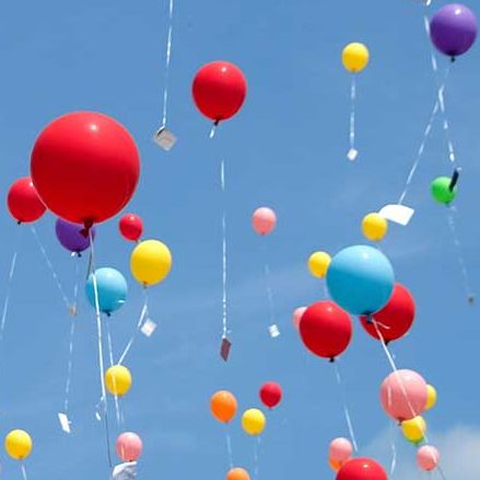
%> input picture Lab1/part2/balloons19.png, 480 x 480 px
$ octave part2.m   (GNU Octave 9; MATLAB toolbox functions it lacks are replaced by stand-ins)
%> lines starting %> are read from the running program, lines starting %| are printed output that depends on the picture
### Lab1/part2/BoxFiltersDetector.m
function [points] = BoxFiltersDetector (I, sigma, theta)
% BoxFiltersDetector - Interest Point Detector using Box Filters
%
% Usage:
%         points = BoxFiltersDetector (I, sigma, theta)
%
% Description:
% Returns a N*3 matrix that corresponds to the
% points detected. The first two collumns are the
% coordinates and the third is the scale of the
% detection.
%
% In:
%   I: input image
%   sigma: differential scale
%   theta: a threshold
%
% Out:
%   points: a N*3 matrix containing the detected points.
%

% Define useful lengths for box filters
n = 2 * ceil(3*sigma) + 1;
Dxx_height = 4 * floor(n/6) + 1;
Dxx_width = 2 * floor(n/6) + 1;
Dyy_height = 2 * floor(n/6) + 1;
Dyy_width = 4 * floor(n/6) + 1;
Dxy_height = 2 * floor(n/6) + 1;
Dxy_width = 2 * floor(n/6) + 1;

% Compute integral image.
I_integral = cumsum(cumsum(I, 1),2);

% -------------------------- %
%      Computation of Lxx    %
% -------------------------- %
% Compute useful distances (half of height and width).
Dxx_x = (Dxx_width + 1)/2 - 1;
Dxx_y = (Dxx_height + 1)/2 - 1;
% Compute convolution with unit filter.
Lxx = BoxFilterHelper(I_integral, Dxx_height, Dxx_width);
% Necessary padding to avoid conflicts.
Lxx = padarray(Lxx, [0, Dxx_width]);
% Compute final output as the linear combination.
Lxx = circshift(Lxx , [0, -Dxx_width]) +  circshift(Lxx , [0, Dxx_width]) -2 *  Lxx;
% Remove padding
Lxx = Lxx(Dxx_y+1 : end-Dxx_y, Dxx_width+Dxx_x+1 : end-Dxx_width-Dxx_x);

% -------------------------- %
%      Computation of Lyy    %
% -------------------------- %
% Compute useful distances (half of height and width).
Dyy_x = (Dyy_width + 1)/2 - 1;
Dyy_y = (Dyy_height + 1)/2 - 1;
% Compute convolution with unit filter.
Lyy = BoxFilterHelper(I_integral, Dyy_height, Dyy_width);
% Necessary padding to avoid conflicts.
Lyy = padarray(Lyy, [Dyy_height, 0]);
% Compute final output as the linear combination.
Lyy = circshift(Lyy , [-Dyy_height, 0]) +  circshift(Lyy , [Dyy_height, 0]) -2 *  Lyy;
% Remove padding
Lyy = Lyy(Dyy_height+Dyy_y+1 : end-Dyy_height-Dyy_y, Dyy_x+1 : end-Dyy_x);

% -------------------------- %
%      Computation of Lxy    %
% -------------------------- %
% Compute useful distances (half of height and width).
Dxy_x = (Dxy_width + 1)/2 - 1;
Dxy_y = (Dxy_height + 1)/2 - 1;
% Compute convolution with unit filter.
Lxy = BoxFilterHelper(I_integral, Dxy_height, Dxy_width);
% Necessary padding to avoid conflicts.
Lxy = padarray(Lxy, [Dxy_y+1, Dxy_x+1]);
% Compute final output as the linear combination.
Lxy = circshift(Lxy , [-Dxy_y-1, -Dxy_x-1]) +  circshift(Lxy , [Dxy_y+1, Dxy_x+1]) - circshift(Lxy, [-Dxy_y - 1, Dxy_x+1]) - circshift(Lxy, [Dxy_y+1, -Dxy_x-1]);
% Remove padding
Lxy = Lxy(2*Dxy_y+2 : end-2*Dxy_y-1, 2*Dxy_x+2 : end-2*Dxy_x-1);

% Compute cornerness criterion.
R = Lxx .* Lyy - (0.9*Lxy).^2;

% Keep appropriate pixels based on cornerness criterion.
max_R = max(max(R));
B_sq = strel('disk',n);
Cond1 = (R == imdilate(R,B_sq));
Cond2 = (R > theta * max_R);
[i, j] = find(Cond1 & Cond2);

% Return the coordinates of the detected points along
% with the scale.
points = horzcat([j, i], sigma*ones(size(i)));

### Lab1/part2/BoxFilterHelper.m
function [out] = BoxFilterHelper (I, height, width)
% BoxFilterHelper - Blobs Detector
%
% Usage:
%         out = BoxFilterHelper (I, sigma, height, width)
%
% Description:
% Returns the convolution of the image I
% with a unit filter width*height.s
%
% In:
%   I : integral input image
%   height: height of the filter
%   width : width of the filter
%
% Out:
%   out : The result of the convolution between the image and the unit
%   filter
%

% Compute the center of the filter
x = (width + 1)/2 - 1;
y = (height + 1)/2 - 1;

% Pad array in order to avoid conflicts.
I_padded = padarray(I, [x+1, y+1], 'replicate', 'post');
I_padded = padarray(I_padded, [x+1, y+1], 'pre');

% Compute necessary points of the integral image.
C = circshift(I_padded, [-x -y]);
A = circshift(I_padded, [x+1 y+1]);
B = circshift(I_padded, [x+1 -y]);
D = circshift(I_padded, [-x y+1]);
out = A + C - B - D;
% Remove padding
out = out(x+2:end-x-1, y+2:end-y-1);

### Lab1/part2/MultiscaleBoxFiltersDetector.m
function [points] = MultiscaleBoxFiltersDetector (I, sigma, s, N, theta)
% MultiscaleBoxFiltersDetector - Multiscale Interest Point Detector using Box Filters
%
% Usage:
%         points = MultiscaleBoxFiltersDetector (I, sigma, s, N, theta)
%
% Description:
% Returns a N*3 matrix that corresponds to the
% points detected. The first two collumns are the
% coordinates and the third is the scale of the
% detection.
%
% In:
%   I: input image
%   sigma: differential scale
%   theta: a threshold
%   s : scaling factor
%   N : number of scales
%
% Out:
%   points: a N*3 matrix containing the detected points.
%

% A cell containing the blobs detected in every scale.
all_points = cell(1,N);
% Contains the LoG in each scale.
logs = zeros(size(I, 1), size(I, 2), N);
for i = 1:N
    % Compute current integral and differential scale.
    si = s.^(i-1) * sigma;
    % Get detected points in current scales.
    all_points{i} = BoxFiltersDetector(I, si, theta);
    % Compute Laplacian of Gaussian.
    filt_size =  ceil(3 * si) * 2 + 1;
    log =  fspecial('log', filt_size, si);
    % Keep it in logs array.
    logs(:,:,i) = (si^2) * abs(imfilter(I,log, 'symmetric'));
end

% For each point check if it is a local maximum.
points = [];
for i=1:N
    interestPts = all_points{i};
    for p=1:size(interestPts,1)
        point = logs(interestPts(p, 2), interestPts(p, 1), i);
        if (i < N && i > 1)
            if (point >= logs(interestPts(p, 2), interestPts(p, 1), i+1) && point >= logs(interestPts(p, 2), interestPts(p, 1), i-1))
                points = [points; interestPts(p, 1), interestPts(p, 2), interestPts(p, 3)];
                continue;
            end
        end
        if ( i == N && point >= logs(interestPts(p, 2), interestPts(p, 1), i-1))
            points = [points; interestPts(p, 1), interestPts(p, 2), interestPts(p, 3)];
            continue;
        end

        if ( i == 1 && point >= logs(interestPts(p, 2), interestPts(p, 1), i+1))
            points = [points; interestPts(p, 1), interestPts(p, 2), interestPts(p, 3)];
            continue;
        end
    end
end

### Lab1/part2/part2.m
% Removing past variables and commands.
clear, clc, close all

% -------------------------------- %
% Part 2: Interest Point Detection %
% -------------------------------- %

% Read input images.
I_balloons = imread('photos/balloons19.png');
%> I_balloons is the input picture: size 480x480x3 uint8; mean R, G, B 119, 144, 184.1
I_flowers = imread('photos/sunflowers19.png');
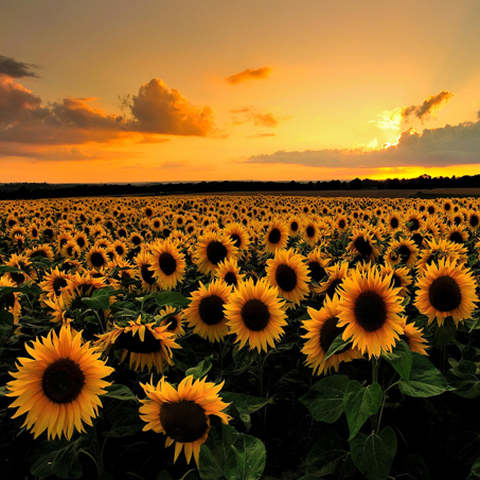
%> input picture Lab1/part2/sunflowers19.png, 480 x 480 px
%> I_flowers is the input picture: size 480x480x3 uint8; mean R, G, B 124.9, 86.4, 34.7

% Convert input images to double precision grayscale.
I_balloons = im2double(rgb2gray(I_balloons));
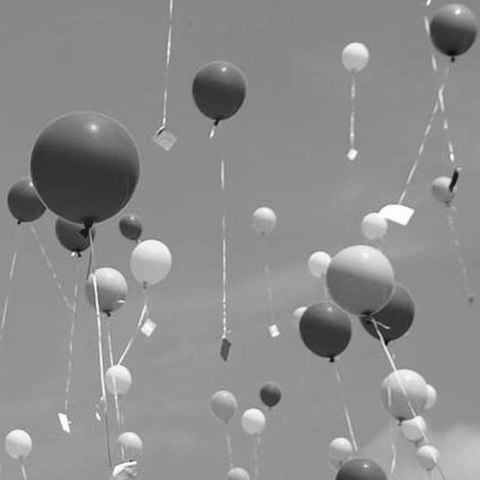
%> I_balloons: size 480x480 double; min 0.0196, max 1, mean 0.553
I_flowers = im2double(rgb2gray(I_flowers));
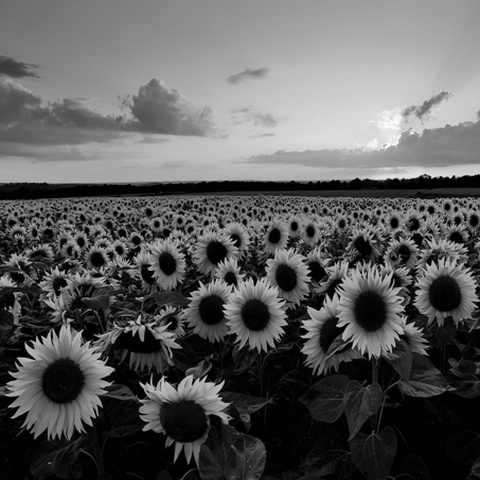
%> I_flowers: size 480x480 double; min 0, max 1, mean 0.361

% Set initial parameters.
sigma = 2;
r = 2.5;
k = 0.05;
theta = 0.005;
s = 1.5;
N = 4;

% ---------------------------------------------------------- %
%       2.1: Edge Detection using HarrisStephens method      %
% ---------------------------------------------------------- %
%{
f = figure;
points_balloons = HarrisStephens(I_balloons, sigma, r, k, theta);
% Visualize detected edges in 'balloons19.png'.
interest_points_visualization(I_balloons, double(points_balloons));
% Save figure in png format.
saveas(f,'photos/balloons_2_1.png')

f = figure;
points_flowers = HarrisStephens(I_flowers, sigma, r, k, theta);
% Visualize detected edges in 'sunflowers19.png'.
interest_points_visualization(I_flowers, double(points_flowers));
% Save figure in png format.
saveas(f,'photos/flowers_2_1.png')

% ------------------------------------ %
%    2.2: Multiscale Edge Detection    %
% ------------------------------------ %

f = figure;
points_balloons = HarrisLaplacian(I_balloons, sigma, r, s, N, k, theta);
% Visualize detected edges in 'balloons19.png'.
interest_points_visualization(I_balloons, double(points_balloons));
% Save figure in png format.
saveas(f,'photos/balloons_2_2.png')

f = figure;
points_flowers = HarrisLaplacian(I_flowers, sigma, r, s, N, k, theta);
% Visualize detected edges in 'sunflowers19.png'.
interest_points_visualization(I_flowers, double(points_flowers));
% Save figure in png format.
saveas(f,'photos/flowers_2_2.png')


% ------------------------------------ %
%       2.3: Blobs Detection           %
% ------------------------------------ %

f = figure;
points_balloons = BlobsDetector(I_balloons, sigma, theta);
% Visualize detected edges in 'balloons19.png'.
interest_points_visualization(I_balloons, double(points_balloons));
saveas(f,'photos/balloons_2_3.png')

f = figure;
points_flowers = BlobsDetector(I_flowers, sigma, theta);
% Visualize detected edges in 'sunflowers19.png'.
interest_points_visualization(I_flowers, double(points_flowers));
saveas(f,'photos/flowers_2_3.png')

% ------------------------------------ %
%   2.4: Multiscale Blobs Detection    %
% ------------------------------------ %

f = figure;
points_balloons = HessianLaplacian(I_balloons, sigma, s, N, theta);
% Visualize detected edges in 'balloons19.png'.
interest_points_visualization(I_balloons, double(points_balloons));
saveas(f,'photos/flowers_2_4.png')

f = figure;
points_flowers = HessianLaplacian(I_balloons, sigma, s, N, theta);
% Visualize detected edges in 'sunflowers19.png'.
interest_points_visualization(I_flowers, double(points_flowers));
saveas(f,'photos/balloons_2_4.png')


% --------------------------------------------------------- %
%   2.5: Speedup by using Box Filters and Integral Images   %
% --------------------------------------------------------- %

% ------------------------------ %
%   Blobs Detector in one scale  %
% ------------------------------ %
f = figure;
points_balloons = BoxFiltersDetector(I_balloons, sigma, theta);
% Visualize detected edges in 'balloons19.png'.
interest_points_visualization(I_balloons, double(points_balloons));
saveas(f,'photos/balloons_2_5.png')

f = figure;
points_flowers = BoxFiltersDetector(I_flowers, sigma, theta);
% Visualize detected edges in 'sunflowers19.png'.
interest_points_visualization(I_flowers, double(points_flowers));
saveas(f,'photos/flowers_2_5.png')
%}
% ------------------------------ %
%   Multiscale Blobs Detector    %
% ------------------------------ %
f = figure;
points_balloons = MultiscaleBoxFiltersDetector(I_balloons, sigma, s, N, theta);
%> the loop in MultiscaleBoxFiltersDetector, `for i = 1:N` made 1 pass
%> pass 1, in BoxFiltersDetector, `I_integral = cumsum(cumsum(I, 1),2);`:
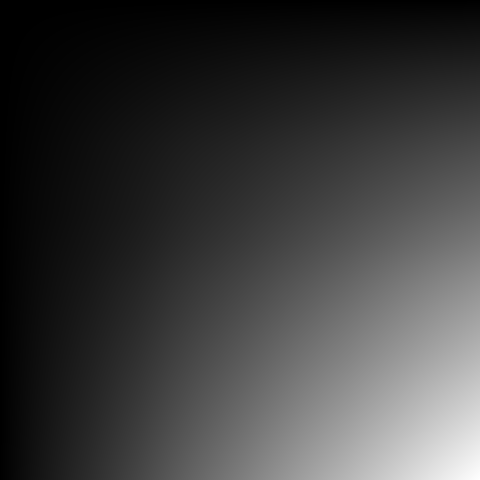
%> I_integral: size 480x480 double; min 0.533, max 127452.7, mean 30439.5; drawn with min black and max white
%> the run ends on the next line
